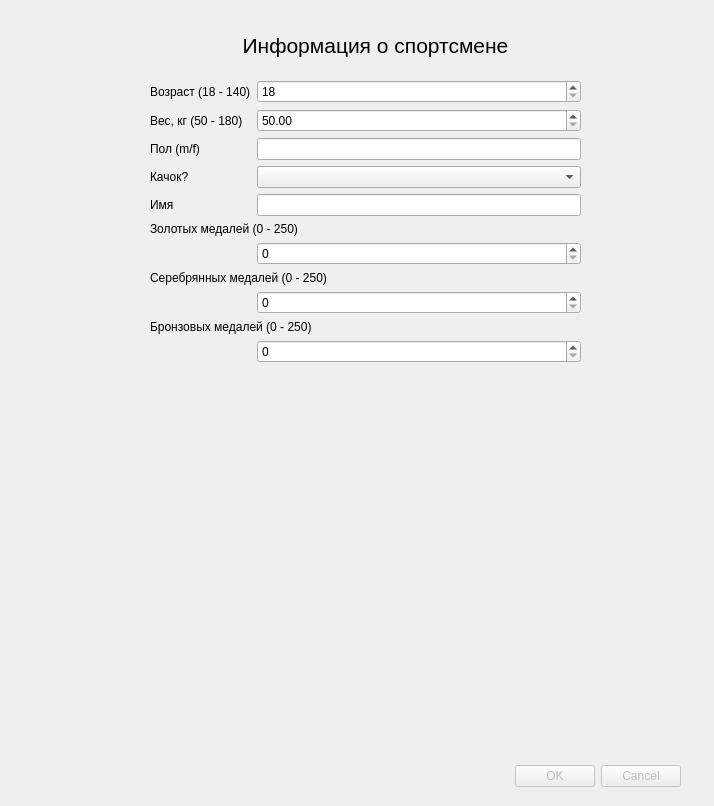
<?xml version="1.0" encoding="UTF-8"?>
<ui version="4.0">
 <class>DialogInputData</class>
 <widget class="QDialog" name="DialogInputData">
  <property name="geometry">
   <rect>
    <x>0</x>
    <y>0</y>
    <width>714</width>
    <height>806</height>
   </rect>
  </property>
  <property name="minimumSize">
   <size>
    <width>371</width>
    <height>527</height>
   </size>
  </property>
  <property name="windowTitle">
   <string>Sportsman Info</string>
  </property>
  <widget class="QDialogButtonBox" name="buttonBox">
   <property name="enabled">
    <bool>false</bool>
   </property>
   <property name="geometry">
    <rect>
     <x>410</x>
     <y>760</y>
     <width>271</width>
     <height>32</height>
    </rect>
   </property>
   <property name="orientation">
    <enum>Qt::Horizontal</enum>
   </property>
   <property name="standardButtons">
    <set>QDialogButtonBox::Cancel|QDialogButtonBox::Ok</set>
   </property>
  </widget>
  <widget class="QLabel" name="label_9">
   <property name="geometry">
    <rect>
     <x>40</x>
     <y>20</y>
     <width>671</width>
     <height>51</height>
    </rect>
   </property>
   <property name="font">
    <font>
     <pointsize>16</pointsize>
    </font>
   </property>
   <property name="text">
    <string>Информация о спортсмене</string>
   </property>
   <property name="alignment">
    <set>Qt::AlignCenter</set>
   </property>
  </widget>
  <widget class="QWidget" name="layoutWidget">
   <property name="geometry">
    <rect>
     <x>150</x>
     <y>80</y>
     <width>431</width>
     <height>655</height>
    </rect>
   </property>
   <layout class="QFormLayout" name="formLayout">
    <item row="0" column="0">
     <widget class="QLabel" name="label">
      <property name="text">
       <string>Возраст (18 - 140)</string>
      </property>
     </widget>
    </item>
    <item row="0" column="1">
     <widget class="QSpinBox" name="ageSpinBox">
      <property name="minimum">
       <number>18</number>
      </property>
      <property name="maximum">
       <number>140</number>
      </property>
     </widget>
    </item>
    <item row="2" column="0">
     <widget class="QLabel" name="label_2">
      <property name="text">
       <string>Вес, кг (50 - 180)</string>
      </property>
     </widget>
    </item>
    <item row="2" column="1">
     <widget class="QDoubleSpinBox" name="weightSpinBox">
      <property name="minimum">
       <double>50.000000000000000</double>
      </property>
      <property name="maximum">
       <double>180.000000000000000</double>
      </property>
     </widget>
    </item>
    <item row="4" column="0">
     <widget class="QLabel" name="label_3">
      <property name="text">
       <string>Пол (m/f)</string>
      </property>
     </widget>
    </item>
    <item row="4" column="1">
     <widget class="QLineEdit" name="sexLineEdit"/>
    </item>
    <item row="6" column="0">
     <widget class="QLabel" name="label_4">
      <property name="text">
       <string>Качок?</string>
      </property>
     </widget>
    </item>
    <item row="6" column="1">
     <widget class="QComboBox" name="isJockComboBox"/>
    </item>
    <item row="8" column="0">
     <widget class="QLabel" name="label_5">
      <property name="text">
       <string>Имя</string>
      </property>
     </widget>
    </item>
    <item row="8" column="1">
     <widget class="QLineEdit" name="nameLineEdit"/>
    </item>
    <item row="10" column="0" colspan="2">
     <widget class="QLabel" name="label_6">
      <property name="text">
       <string>Золотых медалей (0 - 250)</string>
      </property>
     </widget>
    </item>
    <item row="11" column="1">
     <widget class="QSpinBox" name="goldMedalsSpin">
      <property name="maximum">
       <number>250</number>
      </property>
     </widget>
    </item>
    <item row="12" column="0" colspan="2">
     <widget class="QLabel" name="label_7">
      <property name="text">
       <string>Серебрянных медалей (0 - 250)</string>
      </property>
     </widget>
    </item>
    <item row="13" column="1">
     <widget class="QSpinBox" name="silverMedalsSpin">
      <property name="maximum">
       <number>250</number>
      </property>
     </widget>
    </item>
    <item row="14" column="0" colspan="2">
     <widget class="QLabel" name="label_8">
      <property name="text">
       <string>Бронзовых медалей (0 - 250)</string>
      </property>
     </widget>
    </item>
    <item row="15" column="1">
     <widget class="QSpinBox" name="bronzeMedalsSpin">
      <property name="maximum">
       <number>250</number>
      </property>
     </widget>
    </item>
   </layout>
  </widget>
 </widget>
 <resources/>
 <connections>
  <connection>
   <sender>buttonBox</sender>
   <signal>accepted()</signal>
   <receiver>DialogInputData</receiver>
   <slot>accept()</slot>
   <hints>
    <hint type="sourcelabel">
     <x>248</x>
     <y>254</y>
    </hint>
    <hint type="destinationlabel">
     <x>157</x>
     <y>274</y>
    </hint>
   </hints>
  </connection>
  <connection>
   <sender>buttonBox</sender>
   <signal>rejected()</signal>
   <receiver>DialogInputData</receiver>
   <slot>reject()</slot>
   <hints>
    <hint type="sourcelabel">
     <x>316</x>
     <y>260</y>
    </hint>
    <hint type="destinationlabel">
     <x>286</x>
     <y>274</y>
    </hint>
   </hints>
  </connection>
 </connections>
</ui>
